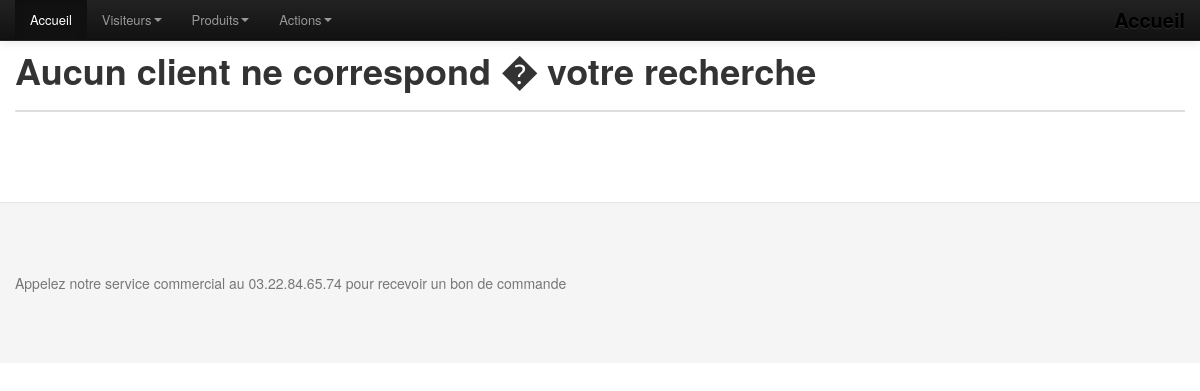
/MaterielDispo.php, run on an earlier commit of the app's database.
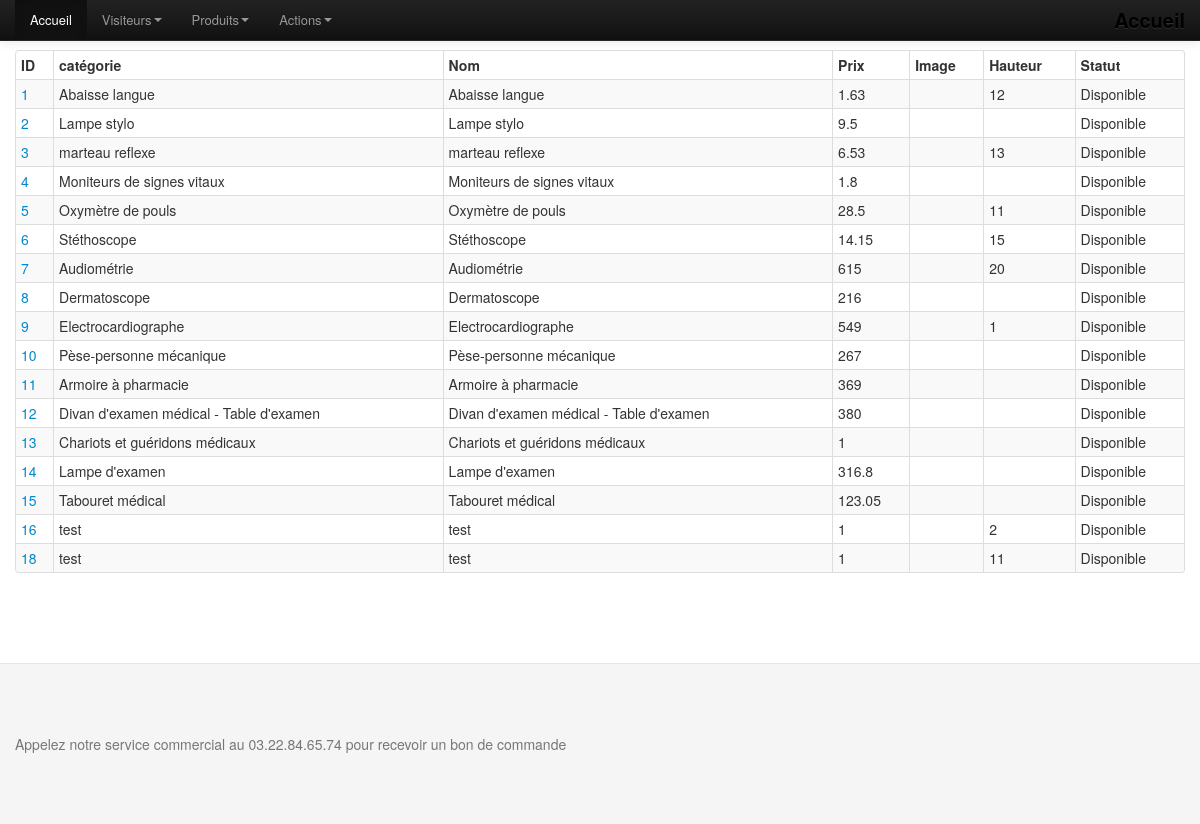
And on a later commit of the database.
### tables this page shows
CREATE TABLE `produit` (
  `prod_code` int(11) NOT NULL,
  `prod_libelle` varchar(255) NOT NULL,
  `prod_prix` float NOT NULL,
  `prod_image` varchar(255) NOT NULL,
  `prod_categorie` int(11) NOT NULL,
  `statut` varchar(255) DEFAULT NULL,
  `hauteur` int(11) DEFAULT NULL
);

### MaterielDispo.php (called while the page is built, shortened)
<?php
include('./tools/fonction.php');
  $repVues = './vues/';
  $produit = listerProduitDispo();
  include($repVues."entete.php") ;
  include($repVues."menu.php") ;
  include($repVues."vlisterProduits.php");
  include($repVues."pied.php") ;
  ?>

### tools/fonction.php (called while the page is built, shortened)
<?php
function listerProduitDispo()
{
  $connexion = connexionBdd();
  if (TRUE)
  {
      $requete="select * from produit where Statut = 'Disponible';";
      $jeuResultat=$connexion->query($requete);
      $jeuResultat->setFetchMode(PDO::FETCH_OBJ);
      $i = 0;
      $ligne = $jeuResultat->fetch();
      while($ligne)
      {
          $utilisateur[$i]['prod_code']=$ligne->prod_code;
          $utilisateur[$i]['prod_libelle']=$ligne->prod_libelle;
          $utilisateur[$i]['prod_prix']=$ligne->prod_prix;
          $utilisateur[$i]['prod_categorie']=$ligne->prod_categorie;
          $utilisateur[$i]['hauteur']=$ligne->hauteur;
          $utilisateur[$i]['statut']=$ligne->statut;
          $utilisateur[$i]['image']=$ligne->prod_image;
          $ligne=$jeuResultat->fetch();
          $i = $i + 1;
      }
  return $utilisateur;
    }
}
?>

### vues/vlisterProduits.php (the view, shortened to what this page needs)
<div class="container">
    <table class="table table-bordered table-striped table-condensed">
      <caption>
      </caption>
      <thead>
<?php
if (count($produit) > 0)
{
?>
        <tr>
          <th>ID</th>
          <th>catégorie</th>
          <th>Nom</th>
          <th>Prix</th>
          <th>Image</th>
          <th>Hauteur</th>
          <th>Statut</th>
         </tr>
<?php
}
else
{
 echo "<h1>Aucun client ne correspond � votre recherche</h1>";
}
?>
      </thead>
      <tbody>
<?php
    $i = 0;
    while($i < count($produit))
    {
 ?>
        <tr>
            <td><a href="./modifierProduit.php?ID=<?php echo $produit[$i]['prod_code']?>"><?php echo $produit[$i]['prod_code']?></a></td>
            <td><?php echo $produit[$i]['prod_libelle']?></td>
            <td><?php echo $produit[$i]['prod_libelle']?></td>
            <td ><?php echo $produit[$i]['prod_prix']?></td>
            <td ><img src="<?php echo $produit[$i]['image']?>" alt=""></td>
            <td ><?php echo $produit[$i]['hauteur']?></td>
            <td ><?php echo $produit[$i]['statut']?></td>
         </tr>
<?php
        $i = $i + 1;
     }
?>
       </tbody>
     </table>
  </div>

### vues/entete.php (shortened to what this page needs)
<!DOCTYPE html>
<html lang="en">
  <head>
    <link href="assets/css/bootstrap.css" rel="stylesheet">
    <link href="assets/css/bootstrap-responsive.css" rel="stylesheet">
    <link href="assets/css/docs.css" rel="stylesheet">
</head>
<body data-spy="scroll" data-target=".bs-docs-sidebar">
</body>

### vues/menu.php (shortened to what this page needs)
<div class="navbar navbar-inverse navbar-fixed-top">
  <div class="navbar-inner">
    <div class="container">
      <a class="brand" href="./index.php">Accueil</a>
      <div class="nav-collapse collapse">
        <ul class="nav">
          <li class="active">
            <a href="./index.php">Accueil</a>
          </li>
          <li class="dropdown">
              <a data-toggle="dropdown" class="dropdown-toggle" href="#">Visiteurs<b class="caret"></b></a>
          </li>
          <li class="dropdown">
              <a data-toggle="dropdown" class="dropdown-toggle" href="#">Produits<b class="caret"></b></a>
          </li>
          <li class="dropdown">
              <a data-toggle="dropdown" class="dropdown-toggle" href="#">Actions<b class="caret"></b></a>
          </li>
      </div>
    </div>
  </div>
</div>

### vues/pied.php (shortened to what this page needs)
    <footer class="footer">
      <div class="container">
      <p > Appelez notre service commercial au 03.22.84.65.74 pour recevoir un bon de commande</p>
      </div>
    </footer>
  </body>
</html>

### assets/css/docs.css (style rules this page uses)
body { position: relative; padding-top: 40px; }
body > .navbar { font-size: 13px; }
body > .navbar .brand { padding-right: 0; padding-left: 0; margin-left: 20px; float: right; font-weight: bold; color: #000; text-shadow: 0 1px 0 rgba(255,255,255,.1), 0 0 30px rgba(255,255,255,.125); -webkit-transition: all .2s linear; -moz-transition: all .2s linear; transition: all .2s linear; }
.footer { padding: 70px 0; margin-top: 70px; border-top: 1px solid #e5e5e5; background-color: #f5f5f5; }
.footer p { margin-bottom: 0; color: #777; }

What changed in the data, as far as the page shows it:
added produit: prod_code "1", prod_libelle "Abaisse langue", prod_prix "1.63", hauteur "12", statut "Disponible"
added produit: prod_code "2", prod_libelle "Lampe stylo", prod_prix "9.5", statut "Disponible"
added produit: prod_code "3", prod_libelle "marteau reflexe", prod_prix "6.53", hauteur "13", statut "Disponible"
added produit: prod_code "4", prod_libelle "Moniteurs de signes vitaux", prod_prix "1.8", statut "Disponible"
added produit: prod_code "5", prod_libelle "Oxymètre de pouls", prod_prix "28.5", hauteur "11", statut "Disponible"
added produit: prod_code "6", prod_libelle "Stéthoscope", prod_prix "14.15", hauteur "15", statut "Disponible"
added produit: prod_code "7", prod_libelle "Audiométrie", prod_prix "615", hauteur "20", statut "Disponible"
added produit: prod_code "8", prod_libelle "Dermatoscope", prod_prix "216", statut "Disponible"
added produit: prod_code "9", prod_libelle "Electrocardiographe", prod_prix "549", hauteur "1", statut "Disponible"
added produit: prod_code "10", prod_libelle "Pèse-personne mécanique", prod_prix "267", statut "Disponible"
added produit: prod_code "11", prod_libelle "Armoire à pharmacie", prod_prix "369", statut "Disponible"
added produit: prod_code "12", prod_libelle "Divan d'examen médical - Table d'examen", prod_prix "380", statut "Disponible"
added produit: prod_code "13", prod_libelle "Chariots et guéridons médicaux", prod_prix "1", statut "Disponible"
added produit: prod_code "14", prod_libelle "Lampe d'examen", prod_prix "316.8", statut "Disponible"
added produit: prod_code "15", prod_libelle "Tabouret médical", prod_prix "123.05", statut "Disponible"
added produit: prod_code "16", prod_libelle "test", prod_prix "1", hauteur "2", statut "Disponible"
added produit: prod_code "18", prod_libelle "test", prod_prix "1", hauteur "11", statut "Disponible"
Also different on the page:
text no longer shown: "Aucun client ne correspond � votre recherche"
text now shown: "ID catégorie Nom Prix Image Hauteur Statut"
